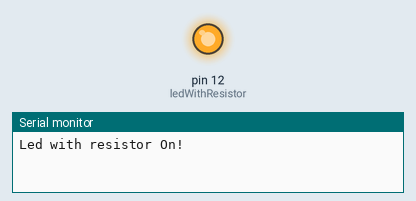
Recording of a sketch running on a simulated Arduino Uno, built with avr-gcc and run on an emulated ATmega328P. Shown: output pins drawn as LEDs (lit = HIGH), the last lines printed to the serial monitor.

Above: at 1.0 s.
At 5.5 s:
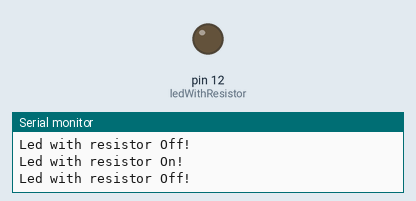
Timing chart, 0 to 6.9 s (numbered marks = the images above):
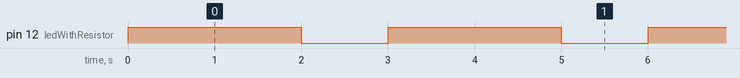

Measured:
- by itself, pin 12 (ledWithResistor): alternates HIGH for 2.0 s and LOW for 1.0 s

The sketch:

1_LED_with_1_Resistor.ino
```cpp
// C++ code
//
int ledWithResistor = 12;
void setup()
{
  Serial.begin(9600);
  pinMode(ledWithResistor, OUTPUT);
}

void loop()
{
  Serial.println("Led with resistor On!"); //debugging code
  digitalWrite(ledWithResistor, HIGH);
  delay(2000); // Wait for 2000 millisecond(s)
  Serial.println("Led with resistor Off!"); //debugging code
  digitalWrite(ledWithResistor, LOW);
  delay(1000); // Wait for 1000 millisecond(s)
}
```
